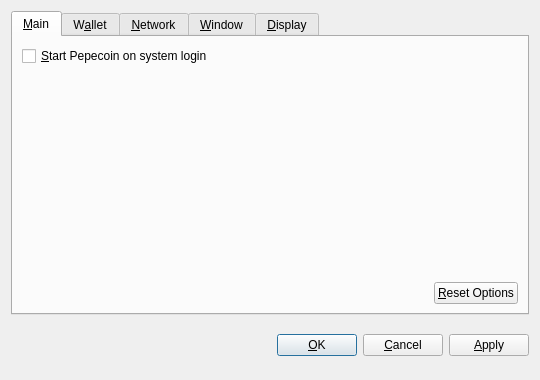
<?xml version="1.0" encoding="UTF-8"?>
<ui version="4.0">
 <class>OptionsDialog</class>
 <widget class="QDialog" name="OptionsDialog">
  <property name="geometry">
   <rect>
    <x>0</x>
    <y>0</y>
    <width>540</width>
    <height>380</height>
   </rect>
  </property>
  <property name="windowTitle">
   <string>Options</string>
  </property>
  <property name="modal">
   <bool>true</bool>
  </property>
  <layout class="QVBoxLayout" name="verticalLayout">
   <item>
    <widget class="QTabWidget" name="tabWidget">
     <property name="tabPosition">
      <enum>QTabWidget::North</enum>
     </property>
     <property name="currentIndex">
      <number>0</number>
     </property>
     <widget class="QWidget" name="tabMain">
      <attribute name="title">
       <string>&amp;Main</string>
      </attribute>
      <layout class="QVBoxLayout" name="verticalLayout_Main">
       <item>
        <widget class="QCheckBox" name="bitcoinAtStartup">
         <property name="toolTip">
          <string>Automatically start Pepecoin after logging in to the system.</string>
         </property>
         <property name="text">
          <string>&amp;Start Pepecoin on system login</string>
         </property>
        </widget>
       </item>
       <item>
        <spacer name="verticalSpacer_Main">
         <property name="orientation">
          <enum>Qt::Vertical</enum>
         </property>
         <property name="sizeHint" stdset="0">
          <size>
           <width>20</width>
           <height>40</height>
          </size>
         </property>
        </spacer>
       </item>
       <item>
        <layout class="QHBoxLayout" name="horizontalLayout_2_Main">
         <item>
          <spacer name="horizontalSpacer_2_Main">
           <property name="orientation">
            <enum>Qt::Horizontal</enum>
           </property>
           <property name="sizeHint" stdset="0">
            <size>
             <width>40</width>
             <height>20</height>
            </size>
           </property>
          </spacer>
         </item>
         <item>
          <widget class="QPushButton" name="resetButton">
           <property name="toolTip">
            <string>Reset all client options to default.</string>
           </property>
           <property name="text">
            <string>&amp;Reset Options</string>
           </property>
           <property name="autoDefault">
            <bool>false</bool>
           </property>
          </widget>
         </item>
        </layout>
       </item>
      </layout>
     </widget>
     <widget class="QWidget" name="tabWallet">
      <attribute name="title">
       <string>W&amp;allet</string>
      </attribute>
      <layout class="QVBoxLayout" name="verticalLayout_Network">
       <item>
        <widget class="QLabel" name="transactionFeeInfoLabel">
         <property name="text">
          <string>Optional transaction fee per kB that helps make sure your transactions are processed quickly. Most transactions are 1 kB.</string>
         </property>
         <property name="textFormat">
          <enum>Qt::PlainText</enum>
         </property>
         <property name="wordWrap">
          <bool>true</bool>
         </property>
        </widget>
       </item>
       <item>
        <layout class="QHBoxLayout" name="horizontalLayout_1_Main">
         <item>
          <widget class="QLabel" name="transactionFeeLabel">
           <property name="text">
            <string>Pay transaction &amp;fee</string>
           </property>
           <property name="textFormat">
            <enum>Qt::PlainText</enum>
           </property>
           <property name="buddy">
            <cstring>transactionFee</cstring>
           </property>
          </widget>
         </item>
         <item>
          <widget class="BitcoinAmountField" name="transactionFee"/>
         </item>
         <item>
          <spacer name="horizontalSpacer_1_Main">
           <property name="orientation">
            <enum>Qt::Horizontal</enum>
           </property>
           <property name="sizeHint" stdset="0">
            <size>
             <width>40</width>
             <height>20</height>
            </size>
           </property>
          </spacer>
         </item>
        </layout>
       </item>
       <item>
        <widget class="QLabel" name="label">
         <property name="text">
          <string>If you disable the spending of unconfirmed change, the change from a transaction cannot be used until that transaction has at least one confirmation. This also affects how your balance is computed.</string>
         </property>
         <property name="wordWrap">
          <bool>true</bool>
         </property>
        </widget>
       </item>
       <item>
        <widget class="QCheckBox" name="spendZeroConfChange">
         <property name="text">
          <string>Spend unconfirmed change  (experts only)</string>
         </property>
        </widget>
       </item>
       <item>
        <spacer name="verticalSpacer">
         <property name="orientation">
          <enum>Qt::Vertical</enum>
         </property>
         <property name="sizeHint" stdset="0">
          <size>
           <width>20</width>
           <height>40</height>
          </size>
         </property>
        </spacer>
       </item>
      </layout>
     </widget>
     <widget class="QWidget" name="tabNetwork">
      <attribute name="title">
       <string>&amp;Network</string>
      </attribute>
      <layout class="QVBoxLayout" name="verticalLayout_Network">
       <item>
        <widget class="QCheckBox" name="mapPortUpnp">
         <property name="toolTip">
          <string>Automatically open the Pepecoin client port on the router. This only works when your router supports UPnP and it is enabled.</string>
         </property>
         <property name="text">
          <string>Map port using &amp;UPnP</string>
         </property>
        </widget>
       </item>
       <item>
        <widget class="QCheckBox" name="connectSocks">
         <property name="toolTip">
          <string>Connect to the Pepecoin network through a SOCKS proxy (e.g. when connecting through Tor).</string>
         </property>
         <property name="text">
          <string>&amp;Connect through SOCKS proxy:</string>
         </property>
        </widget>
       </item>
       <item>
        <layout class="QHBoxLayout" name="horizontalLayout_Network">
         <item>
          <widget class="QLabel" name="proxyIpLabel">
           <property name="text">
            <string>Proxy &amp;IP:</string>
           </property>
           <property name="textFormat">
            <enum>Qt::PlainText</enum>
           </property>
           <property name="buddy">
            <cstring>proxyIp</cstring>
           </property>
          </widget>
         </item>
         <item>
          <widget class="QValidatedLineEdit" name="proxyIp">
           <property name="maximumSize">
            <size>
             <width>140</width>
             <height>16777215</height>
            </size>
           </property>
           <property name="toolTip">
            <string>IP address of the proxy (e.g. 127.0.0.1)</string>
           </property>
          </widget>
         </item>
         <item>
          <widget class="QLabel" name="proxyPortLabel">
           <property name="text">
            <string>&amp;Port:</string>
           </property>
           <property name="textFormat">
            <enum>Qt::PlainText</enum>
           </property>
           <property name="buddy">
            <cstring>proxyPort</cstring>
           </property>
          </widget>
         </item>
         <item>
          <widget class="QLineEdit" name="proxyPort">
           <property name="maximumSize">
            <size>
             <width>55</width>
             <height>16777215</height>
            </size>
           </property>
           <property name="toolTip">
            <string>Port of the proxy (e.g. 9050)</string>
           </property>
          </widget>
         </item>
         <item>
          <widget class="QLabel" name="socksVersionLabel">
           <property name="text">
            <string>SOCKS &amp;Version:</string>
           </property>
           <property name="textFormat">
            <enum>Qt::PlainText</enum>
           </property>
           <property name="buddy">
            <cstring>socksVersion</cstring>
           </property>
          </widget>
         </item>
         <item>
          <widget class="QValueComboBox" name="socksVersion">
           <property name="toolTip">
            <string>SOCKS version of the proxy (e.g. 5)</string>
           </property>
          </widget>
         </item>
         <item>
          <spacer name="horizontalSpacer_Network">
           <property name="orientation">
            <enum>Qt::Horizontal</enum>
           </property>
           <property name="sizeHint" stdset="0">
            <size>
             <width>40</width>
             <height>20</height>
            </size>
           </property>
          </spacer>
         </item>
        </layout>
       </item>
       <item>
        <spacer name="verticalSpacer_Network">
         <property name="orientation">
          <enum>Qt::Vertical</enum>
         </property>
         <property name="sizeHint" stdset="0">
          <size>
           <width>20</width>
           <height>40</height>
          </size>
         </property>
        </spacer>
       </item>
      </layout>
     </widget>
     <widget class="QWidget" name="tabWindow">
      <attribute name="title">
       <string>&amp;Window</string>
      </attribute>
      <layout class="QVBoxLayout" name="verticalLayout_Window">
       <item>
        <widget class="QCheckBox" name="minimizeToTray">
         <property name="toolTip">
          <string>Show only a tray icon after minimizing the window.</string>
         </property>
         <property name="text">
          <string>&amp;Minimize to the tray instead of the taskbar</string>
         </property>
        </widget>
       </item>
       <item>
        <widget class="QCheckBox" name="minimizeOnClose">
         <property name="toolTip">
          <string>Minimize instead of exit the application when the window is closed. When this option is enabled, the application will be closed only after selecting Quit in the menu.</string>
         </property>
         <property name="text">
          <string>M&amp;inimize on close</string>
         </property>
        </widget>
       </item>
       <item>
        <spacer name="verticalSpacer_Window">
         <property name="orientation">
          <enum>Qt::Vertical</enum>
         </property>
         <property name="sizeHint" stdset="0">
          <size>
           <width>20</width>
           <height>40</height>
          </size>
         </property>
        </spacer>
       </item>
      </layout>
     </widget>
     <widget class="QWidget" name="tabDisplay">
      <attribute name="title">
       <string>&amp;Display</string>
      </attribute>
      <layout class="QVBoxLayout" name="verticalLayout_Display">
       <item>
        <layout class="QHBoxLayout" name="horizontalLayout_1_Display">
         <item>
          <widget class="QLabel" name="langLabel">
           <property name="text">
            <string>User Interface &amp;language:</string>
           </property>
           <property name="textFormat">
            <enum>Qt::PlainText</enum>
           </property>
           <property name="buddy">
            <cstring>lang</cstring>
           </property>
          </widget>
         </item>
         <item>
          <widget class="QValueComboBox" name="lang">
           <property name="toolTip">
            <string>The user interface language can be set here. This setting will take effect after restarting Pepecoin.</string>
           </property>
          </widget>
         </item>
        </layout>
       </item>
       <item>
        <layout class="QHBoxLayout" name="horizontalLayout_2_Display">
         <item>
          <widget class="QLabel" name="unitLabel">
           <property name="text">
            <string>&amp;Unit to show amounts in:</string>
           </property>
           <property name="textFormat">
            <enum>Qt::PlainText</enum>
           </property>
           <property name="buddy">
            <cstring>unit</cstring>
           </property>
          </widget>
         </item>
         <item>
          <widget class="QValueComboBox" name="unit">
           <property name="toolTip">
            <string>Choose the default subdivision unit to show in the interface and when sending coins.</string>
           </property>
          </widget>
         </item>
        </layout>
       </item>
       <item>
        <widget class="QCheckBox" name="displayAddresses">
         <property name="toolTip">
          <string>Whether to show Pepecoin addresses in the transaction list or not.</string>
         </property>
         <property name="text">
          <string>&amp;Display addresses in transaction list</string>
         </property>
        </widget>
       </item>
       <item>
        <widget class="QCheckBox" name="coinControlFeatures">
         <property name="toolTip">
          <string>Whether to show coin control features or not.</string>
         </property>
         <property name="text">
          <string>Display coin &amp;control features (experts only!)</string>
         </property>
        </widget>
       </item>
       <item>
        <spacer name="verticalSpacer_Display">
         <property name="orientation">
          <enum>Qt::Vertical</enum>
         </property>
         <property name="sizeHint" stdset="0">
          <size>
           <width>20</width>
           <height>40</height>
          </size>
         </property>
        </spacer>
       </item>
      </layout>
     </widget>
    </widget>
   </item>
   <item>
    <layout class="QHBoxLayout" name="horizontalLayout_Buttons">
     <item>
      <spacer name="horizontalSpacer_1">
       <property name="orientation">
        <enum>Qt::Horizontal</enum>
       </property>
       <property name="sizeHint" stdset="0">
        <size>
         <width>40</width>
         <height>48</height>
        </size>
       </property>
      </spacer>
     </item>
     <item>
      <widget class="QLabel" name="statusLabel">
       <property name="font">
        <font>
         <weight>75</weight>
         <bold>true</bold>
        </font>
       </property>
       <property name="text">
        <string/>
       </property>
       <property name="textFormat">
        <enum>Qt::PlainText</enum>
       </property>
       <property name="wordWrap">
        <bool>true</bool>
       </property>
      </widget>
     </item>
     <item>
      <spacer name="horizontalSpacer_2">
       <property name="orientation">
        <enum>Qt::Horizontal</enum>
       </property>
       <property name="sizeHint" stdset="0">
        <size>
         <width>40</width>
         <height>48</height>
        </size>
       </property>
      </spacer>
     </item>
     <item>
      <widget class="QPushButton" name="okButton">
       <property name="text">
        <string>&amp;OK</string>
       </property>
      </widget>
     </item>
     <item>
      <widget class="QPushButton" name="cancelButton">
       <property name="text">
        <string>&amp;Cancel</string>
       </property>
       <property name="autoDefault">
        <bool>false</bool>
       </property>
      </widget>
     </item>
     <item>
      <widget class="QPushButton" name="applyButton">
       <property name="text">
        <string>&amp;Apply</string>
       </property>
       <property name="autoDefault">
        <bool>false</bool>
       </property>
      </widget>
     </item>
    </layout>
   </item>
  </layout>
 </widget>
 <customwidgets>
  <customwidget>
   <class>BitcoinAmountField</class>
   <extends>QSpinBox</extends>
   <header>bitcoinamountfield.h</header>
  </customwidget>
  <customwidget>
   <class>QValueComboBox</class>
   <extends>QComboBox</extends>
   <header>qvaluecombobox.h</header>
  </customwidget>
  <customwidget>
   <class>QValidatedLineEdit</class>
   <extends>QLineEdit</extends>
   <header>qvalidatedlineedit.h</header>
  </customwidget>
 </customwidgets>
 <resources/>
 <connections/>
</ui>
